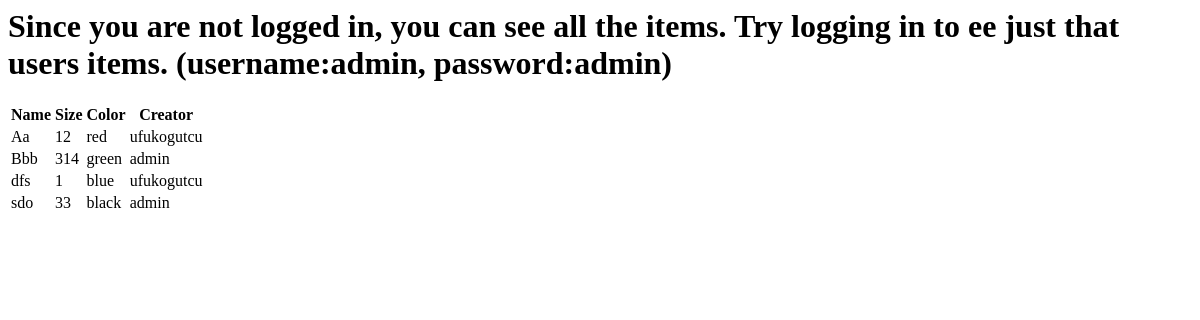
The app's page /, older data.
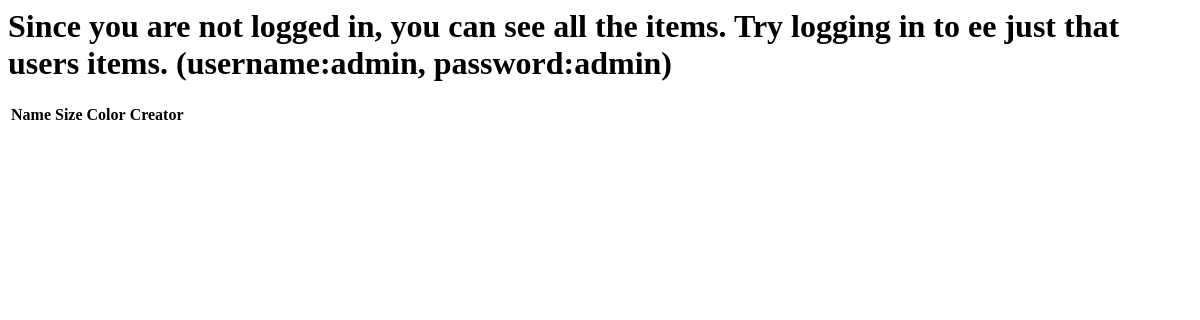
The same page, newer data.
### deneme_app/models.py (models this page shows, shortened)
class Item(models.Model):
    name = models.CharField(max_length=10, primary_key=True)
    size = models.IntegerField()
    color = models.CharField(max_length=10)
    creator = models.ForeignKey(MyUser, on_delete=models.CASCADE)

class MyUser(AbstractUser):
    class Meta:
        verbose_name = 'User'

### deneme_app/views.py (the view)
# urls.py: path('', views.home_view),
def home_view(request):
    user = request.user
    if str(user) == 'AnonymousUser':
        items = Item.objects.all()
        is_logged_in = False
    else:
        items = Item.objects.filter(
            Q(creator=user) & Q(size__gte=0)
        )
        is_logged_in = True
    context = {
        'items': items,
        'isLoggedIn': is_logged_in,
    }
    return render(request, 'home.html', context)

### templates/home.html
<html>
    {% if isLoggedIn == False %}
    <h1>
      Since you are not logged in, you can see all the items. Try logging in to ee just that users items. (username:admin, password:admin)
    </h1>
    {% endif %}
    <table style="width:45%, padding: 60%">
  <tr>
    <th>Name</th>
    <th>Size</th>
    <th>Color</th>
    <th>Creator</th>
  </tr>
    {% for item in items %}
  <tr>
    <td>{{item.name}}</td>
    <td>{{item.size}}</td>
    <td>{{item.color}}</td>
    <td>{{item.creator.username}}</td>
  </tr>
    {% endfor %}
    </table>
</html>

Row changes from the older to the newer data that the page shows:
removed Item: name "Aa", size "12", color "red", creator.username "ufukogutcu"
removed Item: name "Bbb", size "314", color "green", creator.username "admin"
removed Item: name "dfs", size "1", color "blue", creator.username "ufukogutcu"
removed Item: name "sdo", size "33", color "black", creator.username "admin"
